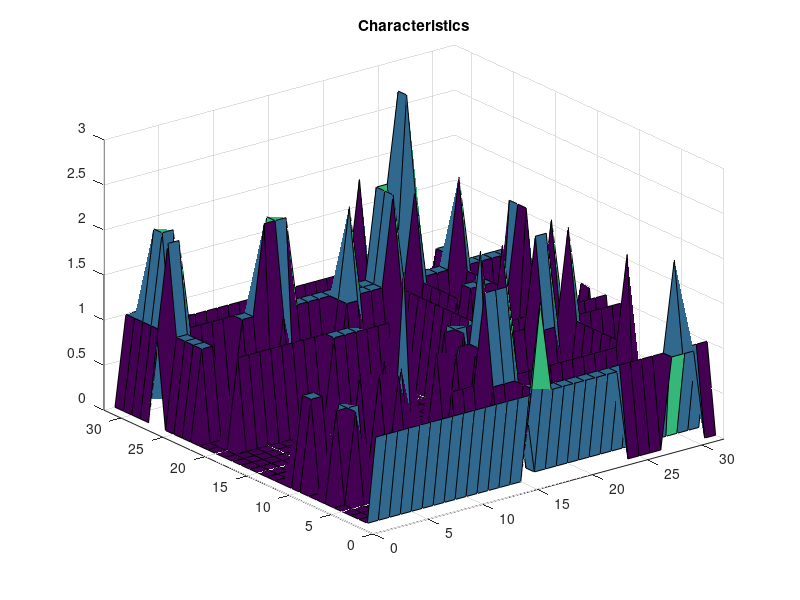
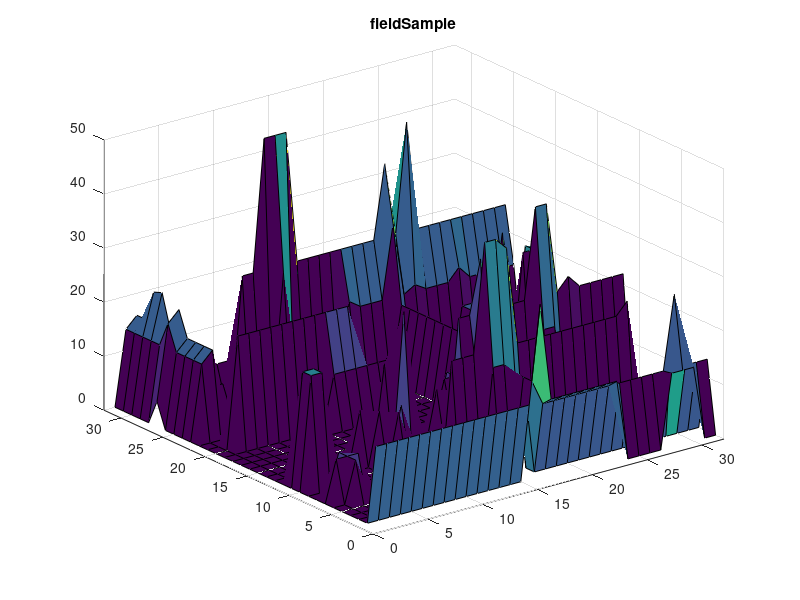

Reproduce these figures in MATLAB, in order. (Note: a time limit stopped this script after it produced the figures.)
% % media covariance matrix generator
% %% random modes generate
% Nx = 32;
% Ny = 32;
% nChannels = 16;
% nInclusions = 18;
% nOthers = 1;
% nModes = nChannels + nInclusions + nOthers;
% % characteristics generating
% charModes = zeros(Nx,Ny,nModes);
% charModes2 = zeros(Nx*Ny, nModes);
% % Channels
% indChannels = randi([3 4],1,nChannels);
% xCenter = randperm(Nx,nChannels);
% yCenter = randperm(Ny,nChannels);
% for i = 1 : nChannels
%     switch indChannels(i)
%         case 3
%             % x direction channels
%             Ltemp = 2*randi([3 14]);
%             xmin = max(1, xCenter(i)-Ltemp/2); xmax = min(Nx, xCenter(i)+Ltemp/2);
%             ymin = max(1,yCenter(i)); ymax = min(Ny, yCenter(i));
%             charModes(xmin:xmax,ymin:ymax,i) = ones(xmax-xmin+1,ymax-ymin+1);
%         case 4
%             % y direction channels
%             Ltemp = 2*randi([3 14]);
%             xmin = max(1, xCenter(i)); xmax = min(Nx, xCenter(i));
%             ymin = max(1, yCenter(i)-Ltemp/2); ymax = min(Ny, yCenter(i)+Ltemp/2);
%             charModes(xmin:xmax,ymin:ymax,i) = ones(xmax-xmin+1,ymax-ymin+1);
%     end
%     charModes2(:,i) = reshape(charModes(:,:,i), Nx*Ny, 1);
% end
% % Inclusions
% indInclusions = randi([1 2],1,nInclusions);
% xCenter = randperm(Nx,nInclusions);
% yCenter = randperm(Ny,nInclusions);
% for i = 1 : nInclusions
%     switch indInclusions(i)
%         case 1
%            % inclusions
%             xmin = max(1, xCenter(i)); xmax = min(Nx, xCenter(i)+1);
%             ymin = max(1, yCenter(i)); ymax = min(Ny, yCenter(i)+1);
%             charModes(xmin:xmax,ymin:ymax,nChannels+i) = ones(xmax-xmin+1,ymax-ymin+1);
%         case 2
%             % cross
%             xmin = max(1, xCenter(i)-1); xmax = min(Nx, xCenter(i)+1);
%             ymin = max(1, yCenter(i)-1); ymax = min(Ny, yCenter(i)+1);
%             charModes(xmin:xmax,yCenter(i),nChannels+i) = ones(xmax-xmin+1,1);
%             charModes(xCenter(i),ymin:ymax,nChannels+i) = ones(1,ymax-ymin+1);
%     end
%     charModes2(:,nChannels+i) = reshape(charModes(:,:,nChannels+i), Nx*Ny, 1);
% end
% % add another smiling face
% load('data/smileFace32.mat');
% charModes(:,:,nModes) = smileFace32;
% charModes2(:,nModes) = reshape(charModes(:,:,nModes), Nx*Ny, 1);
% % number of samples
% Ns = 10;
% % scale
% c = 1;
% sigma = 24;
% weights = c*(1+sigma*rand(nModes, Ns));
% fieldSamples = charModes2*weights;
% fieldCha = charModes2*ones(nModes,1);
% 
% % variance field
% Cov = charModes2*charModes2';
% Cov = c^2*sigma^2*Cov/12;

% load media data
load('data/mediaData.mat');
% plot
h1 = figure(1);
set(gca,'fontsize',20);
surf(reshape(fieldCha,Nx,Ny))
xlim([0 32]);ylim([0 32]);
grid on;
title('Characteristics')
pause;
print(gcf,'-depsc2','data/Characteristics.eps');
% 
h2 = figure(2);
set(gca,'fontsize',20);
surf(reshape(fieldSamples(:,1),Nx,Ny))
xlim([0 32]);ylim([0 32]);
grid on;
title('fieldSample')
pause;
print(gcf,'-depsc2','data/fieldSample.eps');
% 
h3 = figure(3);
set(gca,'fontsize',20);
contour(Cov)
xlim([0 32^2]);ylim([0 32^2]);
grid on;
title('Covariance')
pause;
print(gcf,'-depsc2','data/Covariance.eps');
% 
h4 = figure(4);
set(gca,'fontsize',20);
contour(reshape(fieldSamples(:,1),Nx,Ny),5)
xlim([0 32]);ylim([0 32]);
grid on;
title('fieldSample')
pause;
print(gcf,'-depsc2','data/fieldSampleContour.eps');

close(h1);
close(h2);
close(h3);
close(h4)

% eigen-decomposition
% set eigs options
opts.issym = 1;
opts.isreal = 1;
% compute the first nmodes eigenfunctions
[VCov,DCov] = eigs(Cov, nModes, 'lm', opts);

for k = 1:nModes
    filename1 = ['data/Realmodes/media_real_',num2str(k),'.eps'];
    filename2 = ['data/KLmodes/media_svd_',num2str(k),'.eps'];
    
    h1 = figure(1);
    set(gca,'fontsize',20);
    contour(reshape(charModes2(:,k),Nx,Ny),5);
    xlim([0 32]);ylim([0 32]);
    title(['Real mode']);
    grid on;
    print(gcf,'-depsc2',filename1);
    
    h2 = figure(2);
    set(gca,'fontsize',20);
    contour(reshape(VCov(:,k),Nx,Ny),5);
    xlim([0 32]);ylim([0 32]);
    title(['KL recovery']);
    grid on;
    print(gcf,'-depsc2',filename2);
    
    pause;
    close(h1);
    close(h2);
end
